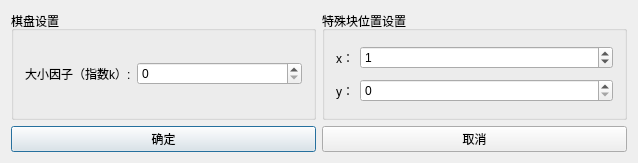
<?xml version="1.0" encoding="UTF-8"?>
<ui version="4.0">
 <class>DlgSetChessboardClass</class>
 <widget class="QDialog" name="DlgSetChessboardClass">
  <property name="geometry">
   <rect>
    <x>0</x>
    <y>0</y>
    <width>638</width>
    <height>163</height>
   </rect>
  </property>
  <property name="windowTitle">
   <string>DlgSetChessboard</string>
  </property>
  <layout class="QGridLayout" name="gridLayout_3">
   <item row="0" column="0">
    <widget class="QGroupBox" name="groupBox">
     <property name="title">
      <string>棋盘设置</string>
     </property>
     <layout class="QGridLayout" name="gridLayout">
      <item row="0" column="0">
       <layout class="QHBoxLayout" name="horizontalLayout_6" stretch="0,1">
        <item>
         <widget class="QLabel" name="label_5">
          <property name="text">
           <string>大小因子（指数k）:</string>
          </property>
         </widget>
        </item>
        <item>
         <widget class="QSpinBox" name="sBox_size"/>
        </item>
       </layout>
      </item>
     </layout>
    </widget>
   </item>
   <item row="0" column="1">
    <widget class="QGroupBox" name="groupBox_2">
     <property name="title">
      <string>特殊块位置设置</string>
     </property>
     <layout class="QGridLayout" name="gridLayout_2">
      <item row="0" column="0">
       <layout class="QHBoxLayout" name="horizontalLayout_3" stretch="0,1">
        <item>
         <widget class="QLabel" name="label_3">
          <property name="text">
           <string>x：</string>
          </property>
         </widget>
        </item>
        <item>
         <widget class="QSpinBox" name="sBox_x">
          <property name="value">
           <number>1</number>
          </property>
         </widget>
        </item>
       </layout>
      </item>
      <item row="1" column="0">
       <layout class="QHBoxLayout" name="horizontalLayout_4" stretch="0,1">
        <item>
         <widget class="QLabel" name="label_4">
          <property name="text">
           <string>y：</string>
          </property>
         </widget>
        </item>
        <item>
         <widget class="QSpinBox" name="sBox_y"/>
        </item>
       </layout>
      </item>
     </layout>
    </widget>
   </item>
   <item row="1" column="0" colspan="2">
    <layout class="QHBoxLayout" name="horizontalLayout_5">
     <item>
      <widget class="QPushButton" name="pbtn_ok">
       <property name="text">
        <string>确定</string>
       </property>
      </widget>
     </item>
     <item>
      <widget class="QPushButton" name="pbtn_cancel">
       <property name="text">
        <string>取消</string>
       </property>
      </widget>
     </item>
    </layout>
   </item>
  </layout>
 </widget>
 <layoutdefault spacing="6" margin="11"/>
 <resources/>
 <connections/>
</ui>
